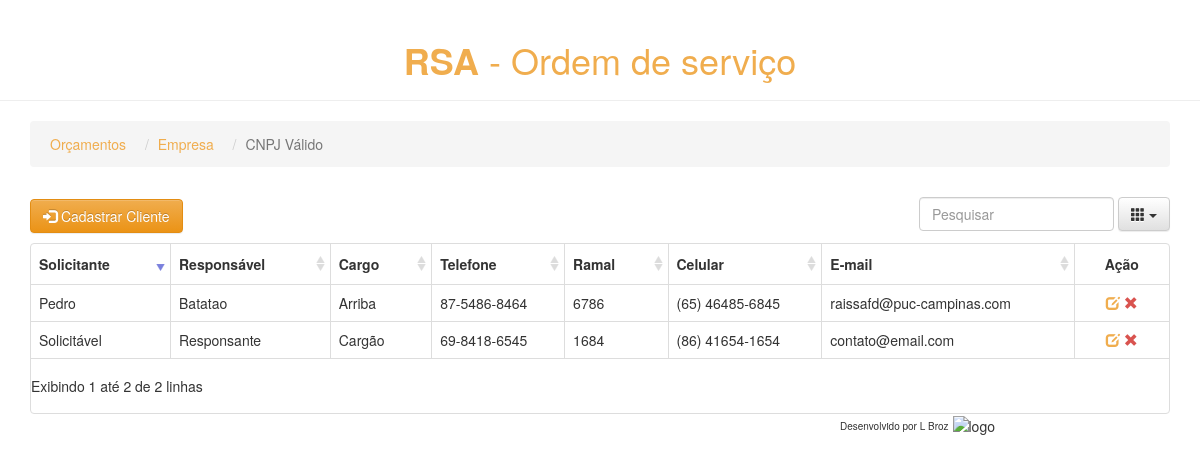
Before: /pros/empresas/3/ with the older database file.
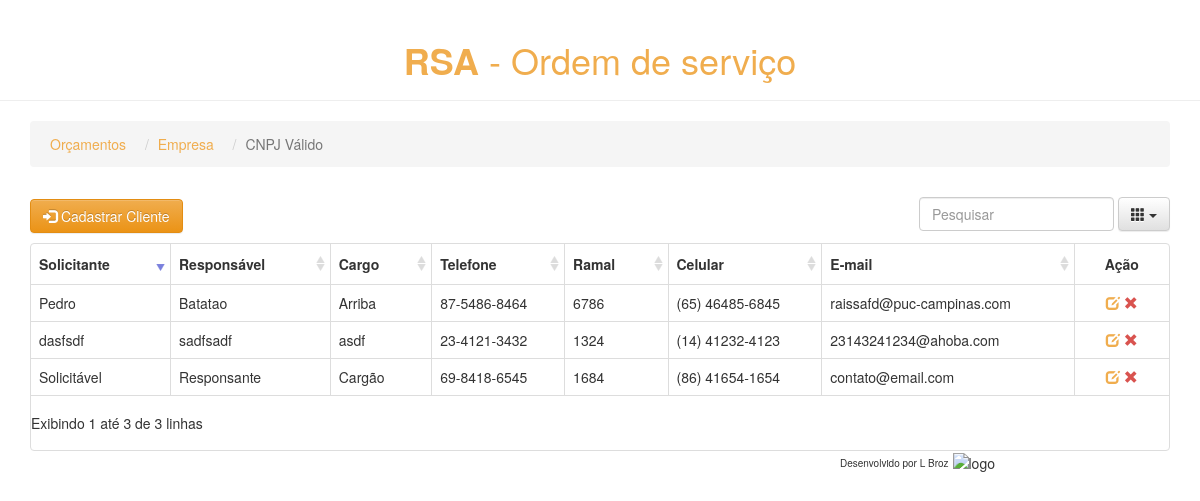
After: the same page with the newer database file.
### pros/models.py (models this page shows, shortened)
class Cliente(models.Model):
    empresa = models.ForeignKey(Empresa, on_delete=models.CASCADE)
    solicitante = models.CharField(max_length=100)
    responsavel = models.CharField(max_length=100)
    cargo = models.CharField(max_length=100, blank=True)
    tel = models.CharField(max_length=50)
    ramal = models.CharField(max_length=50)
    cel = models.CharField(max_length=50)
    email = models.CharField(max_length=200)

### pros/views.py (the view)
# urls.py: url(r'^empresas/(?P<empresa_id>[0-9]+)/$', views.clientes, name='clientes'),
def clientes(request, empresa_id):
    client_list = Cliente.objects.filter(empresa_id=empresa_id)
    nome_empresa = Empresa.objects.filter(id=empresa_id).get().nome_empresa
    return render(request, 'pros/clientes.html', {'client_list': client_list, 'nome_empresa': nome_empresa,
                                                    'empresa_id': empresa_id})

### pros/templates/pros/clientes.html (shortened to what this page needs)
<!DOCTYPE HTML>
{% extends 'pros/base.html' %}
    {% block body %}
        <header class="page-header text-center color-link-cliente">
            <h1><strong>RSA</strong> - Ordem de serviço</h1>
        </header>
        <div class="container">
            <ul class="breadcrumb">
                <li><a class="color-link-cliente" href="{% url 'pros:index' %}">Orçamentos</a></li>
                <li><a class="color-link-cliente" href="{% url 'pros:empresas' %}">Empresa</a> </li>
                <li class="active">{{ nome_empresa }}</li>
            </ul>
            <div id="toolbar-cliente">
                <a type="button" class="btn btn-warning btn-cadastro" href="{% url 'pros:cadastro_cliente' empresa_id=empresa_id %}">
                    <i class="glyphicon glyphicon-log-in"></i> Cadastrar Cliente
                </a>
            </div>
            <table data-toggle="table"
                data-toolbar="#toolbar-cliente"
                data-search="true"
                data-sort-name="solicitante"
                data-sort-order="desc"
                data-pagination="true"
                data-show-footer="false"
                data-page-list="[10, 25, 50, 100, ALL]"
                data-minimum-count-columns="2"
                data-show-columns="true">
                <thead>
                    <tr>
                        <th data-field="solicitante" data-sortable="true">Solicitante</th>
                        <th data-field="responsavel" data-sortable="true">Responsável</th>
                        <th data-field="cargo" data-sortable="true">Cargo</th>
                        <th data-field="tel" data-sortable="true">Telefone</th>
                        <th data-field="ramal" data-sortable="true">Ramal</th>
                        <th data-field="cel" data-sortable="true">Celular</th>
                        <th data-field="email" data-sortable="true">E-mail</th>
                        <th data-field="action" class="col-md-1" data-align="center">Ação</th>
                    </tr>
                </thead>
                <tbody>
                    {% for clientes in client_list %}
                        <tr>
                            <td class="text-overflow">{{ clientes.solicitante }}</td>
                            <td class="text-overflow">{{ clientes.responsavel }}</td>
                            <td class="text-overflow">{{ clientes.cargo }}</td>
                            <td class="text-overflow">{{ clientes.tel }}</td>
                            <td class="text-overflow">{{ clientes.ramal }}</td>
                            <td class="text-overflow">{{ clientes.cel }}</td>
                            <td class="text-overflow">{{ clientes.email }}</td>
                            <td class="col-md-1" data-align="center">
                                <a class="edit ml10" href="update_cliente/{{ clientes.id }}" title="Edit">
                                    <i class="glyphicon glyphicon-edit color-link-cliente"></i>
                                </a>
                                <a class="remove ml10 remove-client" title="Remove" data-toggle="modal" href="#"
                                   data-id="{{ clientes.id }}" data-name="{{ clientes.solicitante }}"
                                   data-target="#client-del">
                                    <i class="glyphicon glyphicon-remove color-delete"></i>
                                </a>
                            </td>
                        </tr>
                    {% endfor %}
                </tbody>
            </table>
        </div>
    {% endblock body %}

Changed rows visible on the page:
added Cliente: solicitante "dasfsdf", responsavel "sadfsadf", cargo "asdf", tel "23-4121-3432", ramal "1324", cel "(14) 41232-4123", email "23143241234@ahoba.com"
Other visible differences:
text written by a page script: "Exibindo 1 até 2 de 2 linhas" → "Exibindo 1 até 3 de 3 linhas"
